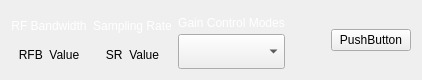
                 <widget class="QFrame" name="frame">
                  <property name="sizePolicy">
                   <sizepolicy hsizetype="Expanding" vsizetype="Expanding">
                    <horstretch>0</horstretch>
                    <verstretch>0</verstretch>
                   </sizepolicy>
                  </property>
                  <property name="maximumSize">
                   <size>
                    <width>16777215</width>
                    <height>80</height>
                   </size>
                  </property>
                  <layout class="QHBoxLayout" name="horizontalLayout_4">
                   <item>
                    <layout class="QVBoxLayout" name="verticalLayout_9">
                     <property name="spacing">
                      <number>0</number>
                     </property>
                     <item>
                      <widget class="QLabel" name="label_5">
                       <property name="sizePolicy">
                        <sizepolicy hsizetype="Expanding" vsizetype="Expanding">
                         <horstretch>0</horstretch>
                         <verstretch>0</verstretch>
                        </sizepolicy>
                       </property>
                       <property name="maximumSize">
                        <size>
                         <width>16777215</width>
                         <height>35</height>
                        </size>
                       </property>
                       <property name="styleSheet">
                        <string notr="true">QLabel{
color:rgb(255, 255, 255);
}</string>
                       </property>
                       <property name="text">
                        <string>RF Bandwidth</string>
                       </property>
                       <property name="alignment">
                        <set>Qt::AlignCenter</set>
                       </property>
                      </widget>
                     </item>
                     <item>
                      <widget class="QLabel" name="label_rf_bandwidth_rx">
                       <property name="sizePolicy">
                        <sizepolicy hsizetype="Expanding" vsizetype="Expanding">
                         <horstretch>0</horstretch>
                         <verstretch>0</verstretch>
                        </sizepolicy>
                       </property>
                       <property name="maximumSize">
                        <size>
                         <width>16777215</width>
                         <height>35</height>
                        </size>
                       </property>
                       <property name="text">
                        <string>RFB  Value</string>
                       </property>
                       <property name="alignment">
                        <set>Qt::AlignCenter</set>
                       </property>
                      </widget>
                     </item>
                    </layout>
                   </item>
                   <item>
                    <layout class="QVBoxLayout" name="verticalLayout_8">
                     <property name="spacing">
                      <number>0</number>
                     </property>
                     <item>
                      <widget class="QLabel" name="label_6">
                       <property name="sizePolicy">
                        <sizepolicy hsizetype="Expanding" vsizetype="Expanding">
                         <horstretch>0</horstretch>
                         <verstretch>0</verstretch>
                        </sizepolicy>
                       </property>
                       <property name="maximumSize">
                        <size>
                         <width>16777215</width>
                         <height>35</height>
                        </size>
                       </property>
                       <property name="styleSheet">
                        <string notr="true">QLabel{
color:rgb(255, 255, 255);
}</string>
                       </property>
                       <property name="text">
                        <string>Sampling Rate</string>
                       </property>
                       <property name="alignment">
                        <set>Qt::AlignCenter</set>
                       </property>
                      </widget>
                     </item>
                     <item>
                      <widget class="QLabel" name="label_sampling_freq_rx">
                       <property name="sizePolicy">
                        <sizepolicy hsizetype="Expanding" vsizetype="Expanding">
                         <horstretch>0</horstretch>
                         <verstretch>0</verstretch>
                        </sizepolicy>
                       </property>
                       <property name="maximumSize">
                        <size>
                         <width>16777215</width>
                         <height>35</height>
                        </size>
                       </property>
                       <property name="text">
                        <string>SR  Value</string>
                       </property>
                       <property name="alignment">
                        <set>Qt::AlignCenter</set>
                       </property>
                      </widget>
                     </item>
                    </layout>
                   </item>
                   <item>
                    <layout class="QVBoxLayout" name="verticalLayout_6">
                     <property name="spacing">
                      <number>0</number>
                     </property>
                     <item>
                      <widget class="QLabel" name="label_8">
                       <property name="sizePolicy">
                        <sizepolicy hsizetype="Expanding" vsizetype="Expanding">
                         <horstretch>0</horstretch>
                         <verstretch>0</verstretch>
                        </sizepolicy>
                       </property>
                       <property name="maximumSize">
                        <size>
                         <width>16777215</width>
                         <height>35</height>
                        </size>
                       </property>
                       <property name="styleSheet">
                        <string notr="true">QLabel{
color:rgb(255, 255, 255);
}</string>
                       </property>
                       <property name="text">
                        <string>Gain Control Modes</string>
                       </property>
                       <property name="alignment">
                        <set>Qt::AlignCenter</set>
                       </property>
                      </widget>
                     </item>
                     <item>
                      <widget class="QComboBox" name="gain_control_mode_available_rx1">
                       <property name="sizePolicy">
                        <sizepolicy hsizetype="Expanding" vsizetype="Expanding">
                         <horstretch>0</horstretch>
                         <verstretch>0</verstretch>
                        </sizepolicy>
                       </property>
                       <property name="minimumSize">
                        <size>
                         <width>0</width>
                         <height>35</height>
                        </size>
                       </property>
                       <property name="maximumSize">
                        <size>
                         <width>16777215</width>
                         <height>35</height>
                        </size>
                       </property>
                      </widget>
                     </item>
                    </layout>
                   </item>
                   <item>
                    <spacer name="horizontalSpacer_16">
                     <property name="orientation">
                      <enum>Qt::Horizontal</enum>
                     </property>
                     <property name="sizeHint" stdset="0">
                      <size>
                       <width>40</width>
                       <height>20</height>
                      </size>
                     </property>
                    </spacer>
                   </item>
                   <item>
                    <widget class="QPushButton" name="btnHello">
                     <property name="text">
                      <string>PushButton</string>
                     </property>
                    </widget>
                   </item>
                  </layout>
                 </widget>
